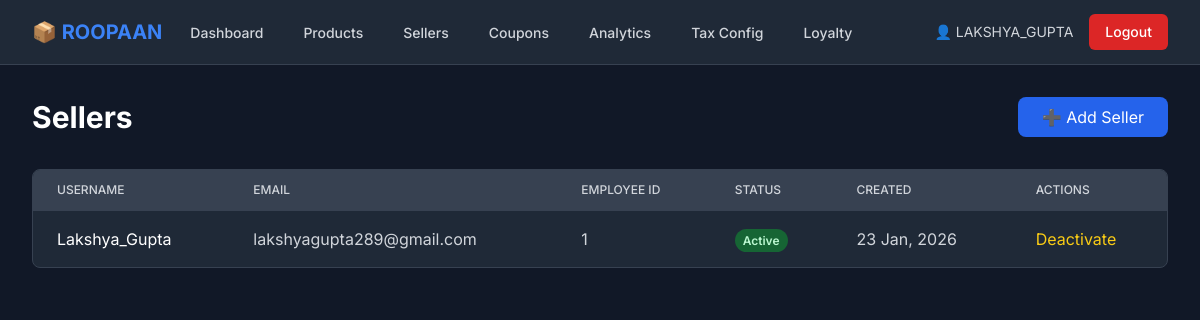
/inventory/sellers/ (signed in), run on the app's committed database.
### inventory/models.py (models this page shows, shortened)
class User(AbstractUser):
    USER_TYPE_CHOICES = [
        ('inventory', 'Inventory Manager'),
        ('seller', 'Seller'),
    ]
    user_type = models.CharField(max_length=20, choices=USER_TYPE_CHOICES, default='inventory')
    phone = models.CharField(max_length=15, blank=True, null=True)

class Seller(models.Model):
    user = models.OneToOneField(User, on_delete=models.CASCADE, related_name='seller_profile')
    employee_id = models.CharField(max_length=50, unique=True)
    is_active = models.BooleanField(default=True)
    created_at = models.DateTimeField(auto_now_add=True)
    created_by = models.ForeignKey(User, on_delete=models.SET_NULL, null=True, related_name='created_sellers')

### inventory/views.py (the view)
# urls.py: path('sellers/', views.seller_list, name='seller_list'),
@login_required
@user_passes_test(is_inventory_manager)
def seller_list(request):
    sellers = Seller.objects.all()
    return render(request, 'inventory/seller_list.html', {'sellers': sellers})

### inventory/views.py (called while the page is built)
def is_inventory_manager(user):
    return user.is_authenticated and user.user_type == 'inventory'

### templates/inventory/seller_list.html (shortened to what this page needs)
{% extends 'base.html' %}
{% block content %}
<div class="max-w-7xl mx-auto px-4 sm:px-6 lg:px-8 py-8">
    <div class="flex justify-between items-center mb-8">
        <h1 class="text-3xl font-bold text-white">Sellers</h1>
        <a href="{% url 'inventory:add_seller' %}" class="bg-blue-600 hover:bg-blue-700 text-white px-6 py-2 rounded-lg">
            ➕ Add Seller
        </a>
    </div>
    <div class="bg-gray-800 rounded-lg border border-gray-700 overflow-hidden">
        <table class="min-w-full divide-y divide-gray-700">
            <thead class="bg-gray-700">
                <tr>
                    <th class="px-6 py-3 text-left text-xs font-medium text-gray-300 uppercase">Username</th>
                    <th class="px-6 py-3 text-left text-xs font-medium text-gray-300 uppercase">Email</th>
                    <th class="px-6 py-3 text-left text-xs font-medium text-gray-300 uppercase">Employee ID</th>
                    <th class="px-6 py-3 text-left text-xs font-medium text-gray-300 uppercase">Status</th>
                    <th class="px-6 py-3 text-left text-xs font-medium text-gray-300 uppercase">Created</th>
                    <th class="px-6 py-3 text-left text-xs font-medium text-gray-300 uppercase">Actions</th>
                </tr>
            </thead>
            <tbody class="divide-y divide-gray-700">
                {% for seller in sellers %}
                <tr class="hover:bg-gray-700">
                    <td class="px-6 py-4 text-white">{{ seller.user.username }}</td>
                    <td class="px-6 py-4 text-gray-300">{{ seller.user.email }}</td>
                    <td class="px-6 py-4 text-gray-300">{{ seller.employee_id }}</td>
                    <td class="px-6 py-4">
                        {% if seller.is_active %}
                            <span class="px-2 py-1 text-xs font-semibold rounded-full bg-green-800 text-green-200">Active</span>
                        {% else %}
                            <span class="px-2 py-1 text-xs font-semibold rounded-full bg-red-800 text-red-200">Inactive</span>
                        {% endif %}
                    </td>
                    <td class="px-6 py-4 text-gray-300">{{ seller.created_at|date:"d M, Y" }}</td>
                    <td class="px-6 py-4">
                        <a href="{% url 'inventory:toggle_seller' seller.id %}" class="text-yellow-400 hover:text-yellow-300">
                            {% if seller.is_active %}Deactivate{% else %}Activate{% endif %}
                        </a>
                    </td>
                </tr>
                {% empty %}
                <tr>
                    <td colspan="6" class="px-6 py-8 text-center text-gray-400">No sellers added yet</td>
                </tr>
                {% endfor %}
            </tbody>
        </table>
    </div>
</div>
{% endblock %}

### templates/base.html (shortened to what this page needs)
<!DOCTYPE html>
<html lang="en" class="dark">
<head>
    <script src="https://cdn.tailwindcss.com"></script>
</head>
<body class="bg-gray-900 text-gray-100">
    {% if user.is_authenticated %}
    <nav class="bg-gray-800 border-b border-gray-700">
        <div class="max-w-7xl mx-auto px-4 sm:px-6 lg:px-8">
            <div class="flex justify-between h-16">
                <div class="flex">
                    <div class="flex-shrink-0 flex items-center">
                        <h1 class="text-xl font-bold text-blue-500">📦 ROOPAAN</h1>
                    </div>
                    <div class="hidden sm:ml-6 sm:flex sm:space-x-8">
                        {% if user.user_type == 'inventory' %}
                        <a href="{% url 'inventory:dashboard' %}" class="border-transparent text-gray-300 hover:border-gray-300 hover:text-white inline-flex items-center px-1 pt-1 border-b-2 text-sm font-medium">
                            Dashboard
                        </a>
                        <a href="{% url 'inventory:product_list' %}" class="border-transparent text-gray-300 hover:border-gray-300 hover:text-white inline-flex items-center px-1 pt-1 border-b-2 text-sm font-medium">
                            Products
                        </a>
                        <a href="{% url 'inventory:seller_list' %}" class="border-transparent text-gray-300 hover:border-gray-300 hover:text-white inline-flex items-center px-1 pt-1 border-b-2 text-sm font-medium">
                            Sellers
                        </a>
                        <a href="{% url 'inventory:coupon_list' %}" class="border-transparent text-gray-300 hover:border-gray-300 hover:text-white inline-flex items-center px-1 pt-1 border-b-2 text-sm font-medium">
                            Coupons
                        </a>
                        <a href="{% url 'analytics:dashboard' %}" class="border-transparent text-gray-300 hover:border-gray-300 hover:text-white inline-flex items-center px-1 pt-1 border-b-2 text-sm font-medium">
                            Analytics
                        </a>
                        <a href="{% url 'inventory:tax_config' %}" class="border-transparent text-gray-300 hover:border-gray-300 hover:text-white inline-flex items-center px-1 pt-1 border-b-2 text-sm font-medium">
                            Tax Config
                        </a>
                        <a href="{% url 'inventory:loyalty_config' %}" class="border-transparent text-gray-300 hover:border-gray-300 hover:text-white inline-flex items-center px-1 pt-1 border-b-2 text-sm font-medium">
                            Loyalty
                        </a>
                        {% endif %}
                    </div>
                </div>
                <div class="flex items-center">
                    <span class="text-gray-300 text-sm mr-4">👤 {{ user.username }}</span>
                    <a href="{% url 'logout' %}" class="bg-red-600 hover:bg-red-700 text-white px-4 py-2 rounded-md text-sm font-medium">
                        Logout
                    </a>
                </div>
            </div>
        </div>
    </nav>
    {% endif %}
    <main>
        {% block content %}
        {% endblock %}
    </main>
</body>
</html>

### templates/base.html (style rules this page uses)
body { font-family: 'Inter', sans-serif; }

### data on the page
User: username "LAKSHYA_GUPTA"
Seller: user.username "Lakshya_Gupta", user.email "lakshyagupta289@gmail.com", employee_id "1", is_active "Active", created_at "23 Jan, 2026"
